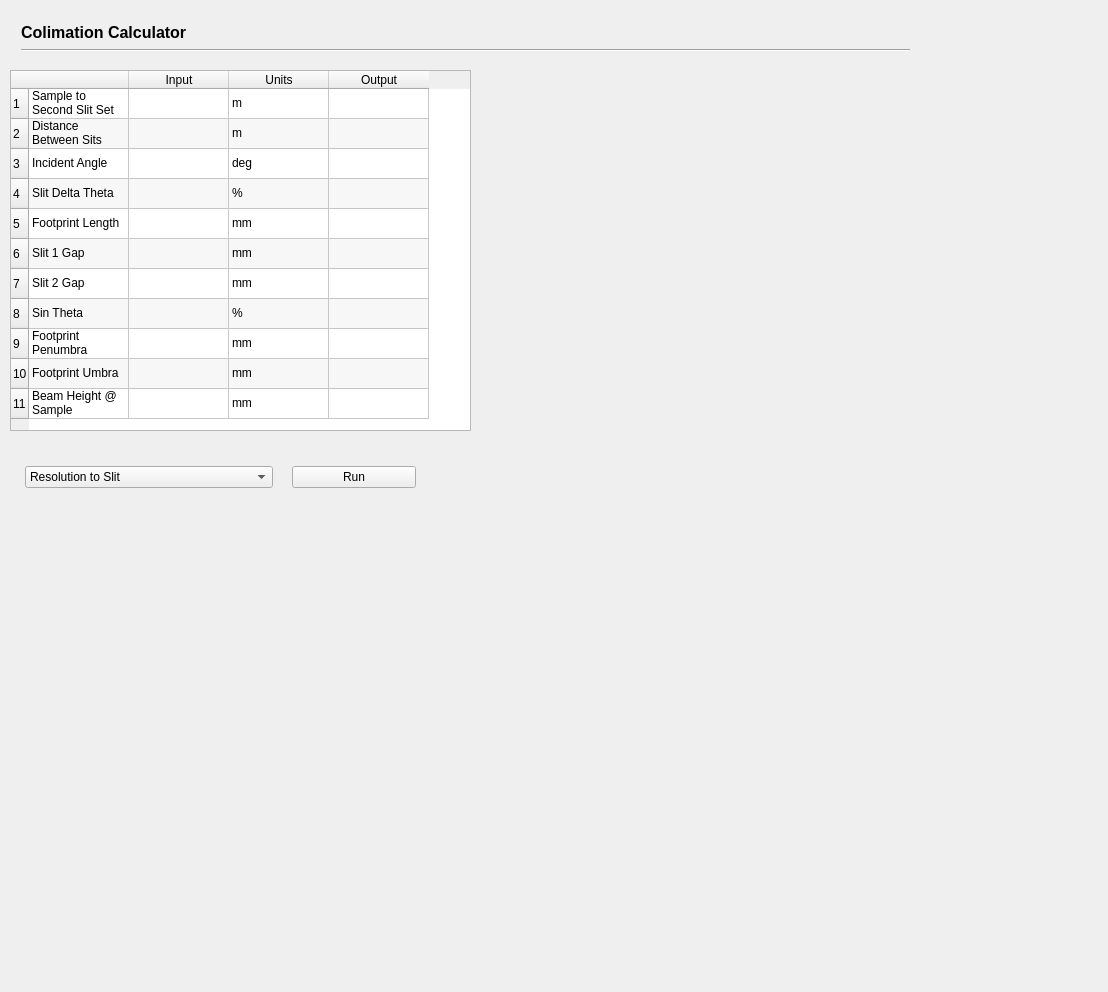
<?xml version="1.0" encoding="UTF-8"?>
<ui version="4.0">
 <class>calculator</class>
 <widget class="QWidget" name="calculator">
  <property name="enabled">
   <bool>true</bool>
  </property>
  <property name="geometry">
   <rect>
    <x>0</x>
    <y>0</y>
    <width>1108</width>
    <height>992</height>
   </rect>
  </property>
  <property name="windowTitle">
   <string>Hexapod Controls</string>
  </property>
  <widget class="QWidget" name="horizontalLayoutWidget_2">
   <property name="geometry">
    <rect>
     <x>10</x>
     <y>10</y>
     <width>911</width>
     <height>53</height>
    </rect>
   </property>
   <layout class="QVBoxLayout" name="verticalLayout_6" stretch="0,0">
    <item>
     <layout class="QHBoxLayout" name="horizontalLayout" stretch="0">
      <item>
       <widget class="QLabel" name="title">
        <property name="font">
         <font>
          <pointsize>12</pointsize>
          <weight>75</weight>
          <bold>true</bold>
         </font>
        </property>
        <property name="lineWidth">
         <number>5</number>
        </property>
        <property name="text">
         <string>Colimation Calculator</string>
        </property>
       </widget>
      </item>
     </layout>
    </item>
    <item>
     <widget class="Line" name="line">
      <property name="orientation">
       <enum>Qt::Horizontal</enum>
      </property>
     </widget>
    </item>
   </layout>
  </widget>
  <widget class="QWidget" name="gridLayoutWidget_2">
   <property name="geometry">
    <rect>
     <x>10</x>
     <y>450</y>
     <width>421</width>
     <height>51</height>
    </rect>
   </property>
   <layout class="QHBoxLayout" name="horizontalLayout_2" stretch="2,1">
    <property name="spacing">
     <number>19</number>
    </property>
    <property name="sizeConstraint">
     <enum>QLayout::SetNoConstraint</enum>
    </property>
    <property name="leftMargin">
     <number>15</number>
    </property>
    <property name="rightMargin">
     <number>15</number>
    </property>
    <property name="bottomMargin">
     <number>7</number>
    </property>
    <item>
     <widget class="QComboBox" name="calcMode">
      <property name="iconSize">
       <size>
        <width>16</width>
        <height>20</height>
       </size>
      </property>
      <item>
       <property name="text">
        <string>Resolution to Slit</string>
       </property>
      </item>
      <item>
       <property name="text">
        <string>Slit to Resolution</string>
       </property>
      </item>
     </widget>
    </item>
    <item>
     <widget class="QPushButton" name="run">
      <property name="text">
       <string>Run</string>
      </property>
     </widget>
    </item>
   </layout>
  </widget>
  <widget class="QTableWidget" name="calcTable">
   <property name="geometry">
    <rect>
     <x>10</x>
     <y>70</y>
     <width>461</width>
     <height>361</height>
    </rect>
   </property>
   <property name="sizePolicy">
    <sizepolicy hsizetype="Preferred" vsizetype="Expanding">
     <horstretch>0</horstretch>
     <verstretch>0</verstretch>
    </sizepolicy>
   </property>
   <property name="frameShadow">
    <enum>QFrame::Plain</enum>
   </property>
   <property name="verticalScrollBarPolicy">
    <enum>Qt::ScrollBarAsNeeded</enum>
   </property>
   <property name="horizontalScrollBarPolicy">
    <enum>Qt::ScrollBarAsNeeded</enum>
   </property>
   <property name="sizeAdjustPolicy">
    <enum>QAbstractScrollArea::AdjustToContents</enum>
   </property>
   <property name="alternatingRowColors">
    <bool>true</bool>
   </property>
   <property name="selectionMode">
    <enum>QAbstractItemView::NoSelection</enum>
   </property>
   <property name="cornerButtonEnabled">
    <bool>true</bool>
   </property>
   <property name="rowCount">
    <number>11</number>
   </property>
   <property name="columnCount">
    <number>4</number>
   </property>
   <attribute name="horizontalHeaderVisible">
    <bool>true</bool>
   </attribute>
   <attribute name="horizontalHeaderHighlightSections">
    <bool>true</bool>
   </attribute>
   <attribute name="verticalHeaderVisible">
    <bool>true</bool>
   </attribute>
   <row/>
   <row/>
   <row/>
   <row/>
   <row/>
   <row/>
   <row/>
   <row/>
   <row/>
   <row/>
   <row/>
   <column>
    <property name="text">
     <string/>
    </property>
   </column>
   <column>
    <property name="text">
     <string>Input</string>
    </property>
   </column>
   <column>
    <property name="text">
     <string>Units</string>
    </property>
   </column>
   <column>
    <property name="text">
     <string>Output</string>
    </property>
   </column>
   <item row="0" column="0">
    <property name="text">
     <string>Sample to Second Slit Set</string>
    </property>
   </item>
   <item row="0" column="2">
    <property name="text">
     <string>m</string>
    </property>
   </item>
   <item row="1" column="0">
    <property name="text">
     <string>Distance Between Sits</string>
    </property>
   </item>
   <item row="1" column="2">
    <property name="text">
     <string>m</string>
    </property>
   </item>
   <item row="2" column="0">
    <property name="text">
     <string>Incident Angle</string>
    </property>
   </item>
   <item row="2" column="2">
    <property name="text">
     <string>deg</string>
    </property>
   </item>
   <item row="3" column="0">
    <property name="text">
     <string>Slit Delta Theta</string>
    </property>
   </item>
   <item row="3" column="2">
    <property name="text">
     <string>%</string>
    </property>
   </item>
   <item row="4" column="0">
    <property name="text">
     <string>Footprint Length</string>
    </property>
   </item>
   <item row="4" column="2">
    <property name="text">
     <string>mm</string>
    </property>
   </item>
   <item row="5" column="0">
    <property name="text">
     <string>Slit 1 Gap</string>
    </property>
   </item>
   <item row="5" column="2">
    <property name="text">
     <string>mm</string>
    </property>
   </item>
   <item row="6" column="0">
    <property name="text">
     <string>Slit 2 Gap</string>
    </property>
   </item>
   <item row="6" column="1">
    <property name="text">
     <string/>
    </property>
   </item>
   <item row="6" column="2">
    <property name="text">
     <string>mm</string>
    </property>
   </item>
   <item row="7" column="0">
    <property name="text">
     <string>Sin Theta</string>
    </property>
   </item>
   <item row="7" column="1">
    <property name="text">
     <string/>
    </property>
   </item>
   <item row="7" column="2">
    <property name="text">
     <string>%</string>
    </property>
   </item>
   <item row="8" column="0">
    <property name="text">
     <string>Footprint Penumbra</string>
    </property>
   </item>
   <item row="8" column="1">
    <property name="text">
     <string/>
    </property>
   </item>
   <item row="8" column="2">
    <property name="text">
     <string>mm</string>
    </property>
   </item>
   <item row="9" column="0">
    <property name="text">
     <string>Footprint Umbra</string>
    </property>
   </item>
   <item row="9" column="1">
    <property name="text">
     <string/>
    </property>
   </item>
   <item row="9" column="2">
    <property name="text">
     <string>mm</string>
    </property>
   </item>
   <item row="10" column="0">
    <property name="text">
     <string>Beam Height @ Sample</string>
    </property>
   </item>
   <item row="10" column="2">
    <property name="text">
     <string>mm</string>
    </property>
   </item>
  </widget>
  <action name="actionReference_drive">
   <property name="text">
    <string>Reference drive</string>
   </property>
  </action>
  <action name="actionSet_Zero">
   <property name="text">
    <string>Set Zero</string>
   </property>
  </action>
 </widget>
 <layoutdefault spacing="6" margin="11"/>
 <resources>
  <include location="../../resources/nicos-gui.qrc"/>
  <include location="../../../../../../resources/nicos-gui.qrc"/>
 </resources>
 <connections/>
</ui>
